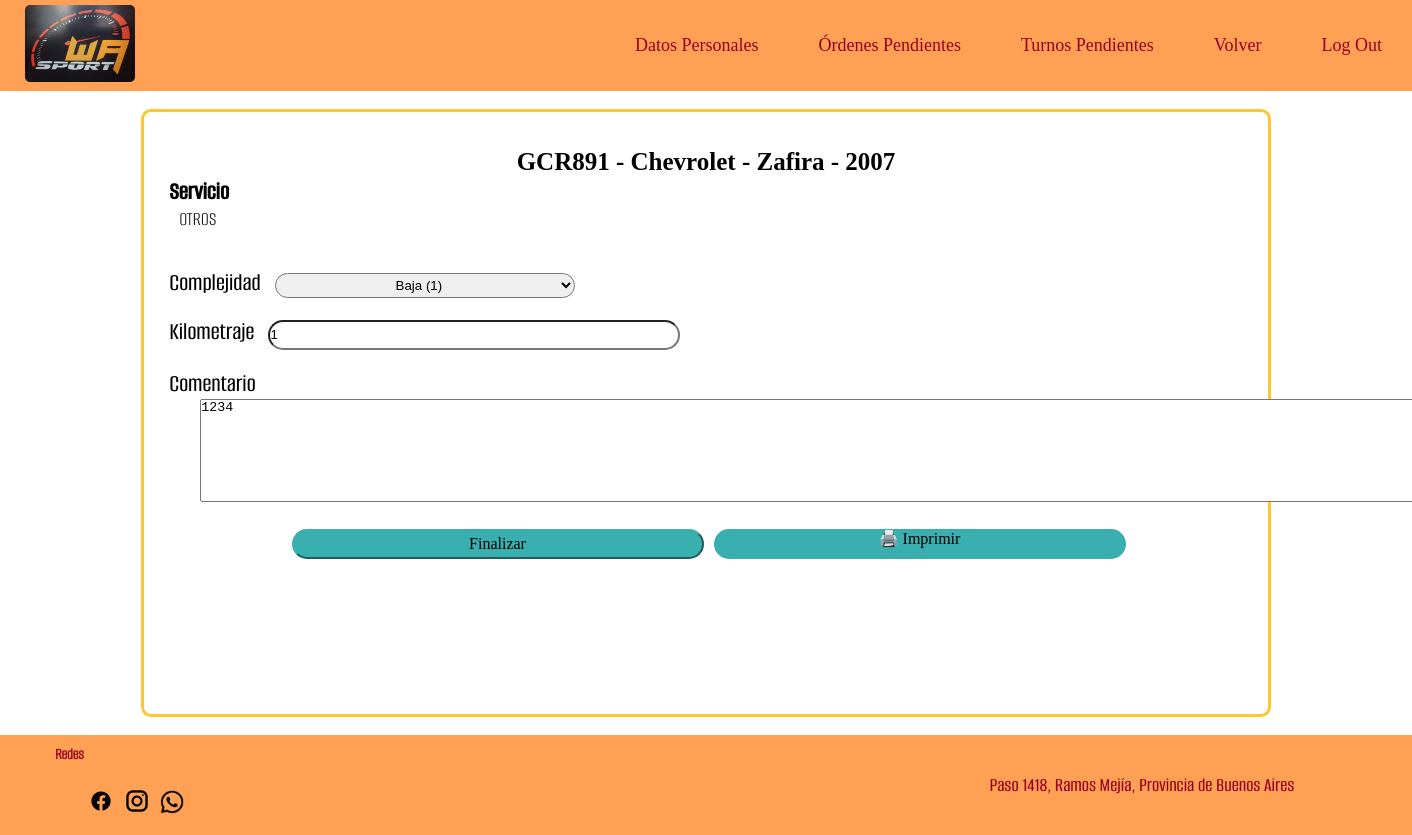
The app's page /ordenes_pendientes.php?orden=17 (signed in) with its own data.
### tables this page shows
CREATE TABLE `ordenes` (
  `orden_numero` int(11) NOT NULL,
  `orden_fecha` varchar(255) NOT NULL,
  `vehiculo_patente` varchar(10) NOT NULL,
  `orden_costo` decimal(8,2) DEFAULT NULL
);

CREATE TABLE `vehiculos` (
  `vehiculo_patente` varchar(10) NOT NULL,
  `cliente_DNI` varchar(10) NOT NULL,
  `vehiculo_marca` varchar(10) NOT NULL,
  `vehiculo_modelo` varchar(10) NOT NULL,
  `vehiculo_anio` varchar(4) DEFAULT NULL,
  `vehiculo_color` varchar(10) DEFAULT NULL,
  `vehiculo_motor` varchar(10) DEFAULT NULL
);

CREATE TABLE `servicios` (
  `servicio_codigo` varchar(5) NOT NULL,
  `servicio_nombre` varchar(35) NOT NULL,
  `servicio_descripcion` varchar(100) NOT NULL,
  `servicio_costo` decimal(8,2) NOT NULL
);

CREATE TABLE `orden_trabajo` (
  `orden_numero` int(11) NOT NULL,
  `servicio_codigo` varchar(5) NOT NULL,
  `complejidad` int(11) NOT NULL,
  `costo_ajustado` decimal(8,2) DEFAULT NULL,
  `orden_kilometros` int(10) UNSIGNED NOT NULL,
  `orden_comentario` varchar(255) NOT NULL,
  `orden_estado` tinyint(1) NOT NULL,
  `mecanico_DNI` varchar(15) DEFAULT NULL,
  `turno_id` int(11) DEFAULT NULL,
  `factura_id` int(11) DEFAULT NULL
);

### ordenes_pendientes.php (the view, shortened to what this page needs)
<?php
require_once 'conexion_base.php';
$modalFinalizado = false;
$datosOrden = [];
try {
    $ordenNum = trim($_GET['orden'] ?? '');
    if (empty($ordenNum)) {
        $modalError = true;
        $mensajeModal = "No se especificó el número de orden.";
    } else {
        $stmt = $conexion->prepare(" SELECT o.orden_numero, o.vehiculo_patente, o.orden_fecha,
                   v.vehiculo_marca, v.vehiculo_modelo, v.vehiculo_anio,
                   s.servicio_nombre, ot.complejidad, ot.orden_kilometros,
                   ot.orden_comentario, ot.orden_estado
            FROM ordenes o
            JOIN vehiculos v ON o.vehiculo_patente = v.vehiculo_patente
            JOIN orden_trabajo ot ON o.orden_numero = ot.orden_numero
            JOIN servicios s ON ot.servicio_codigo = s.servicio_codigo
            WHERE o.orden_numero = :orden
        ");
        $stmt->execute(['orden' => $ordenNum]);
        if ($stmt->rowCount() === 0) {
            $modalError = true;
            $mensajeModal = "La orden no existe.";
        } else {
            $datosOrden = $stmt->fetch(PDO::FETCH_ASSOC);
        }
    }
} catch (PDOException $e) {
    $modalError = true;
    $mensajeModal = "Error en la base de datos: " . $e->getMessage();
}
?>
<!DOCTYPE html>
<html lang="es">
<head>
    <link rel="stylesheet" href="estilopagina.css?v=<?= time() ?>">
</head>
<body>
    <?php include("nav_mecanico.php"); ?>
    <br>
    <?php if (!empty($datosOrden) && !$modalFinalizado): ?>
    <section class="orden_prendiente">
        <br><br>
        <h2 class="recepcion_titulos">
            <?= htmlspecialchars($datosOrden['vehiculo_patente']) ?> -
            <?= htmlspecialchars($datosOrden['vehiculo_marca']) ?> -
            <?= htmlspecialchars($datosOrden['vehiculo_modelo']) ?> -
            <?= htmlspecialchars($datosOrden['vehiculo_anio']) ?>
        </h2>
        <form method="post" class="form_ordenpen">
            <h2>Servicio</h2>
            <p> <?= htmlspecialchars($datosOrden['servicio_nombre']) ?></p>
            <br><br>
            <label for="complejidad">Complejidad</label>
            <select name="complejidad" id="complejidad" class="ordpen_compl">
                <option value="1" <?= $datosOrden['complejidad'] == 1 ? 'selected' : '' ?>>Baja (1)</option>
            </select>
            <br><br>
            <label for="orden_kilometros">Kilometraje</label>
            <input type="text" name="orden_kilometros" id="orden_kilometros" class="kil_form1" value="<?= htmlspecialchars($datosOrden['orden_kilometros']) ?>" required>
            <br><br>
            <label for="orden_comentario"> Comentario</label>
            <br>
            <textarea name="orden_comentario" id="orden_comentario" style="height: 103px; width: 1231px; margin-left: 5%;"><?= htmlspecialchars($datosOrden['orden_comentario']) ?></textarea>
            <br><br>
            <div class="bot_ordpen">
                <input class="ordpen_fin" type="submit" value="Finalizar" name="finalizar">
                <a href="exportar_pdf_orden.php?orden=<?= htmlspecialchars($datosOrden['orden_numero']) ?>"
                target="_blank" class="imprimir_ordpen" >
                    🖨️ Imprimir
                </a>
            </div>
        </form>
    </section>
    <?php endif; ?>
    <br>
    <?php include("piedepagina.php"); ?>
</body>
</html>

### estilopagina.css (style rules this page uses)
* { margin: 0; padding: 0; box-sizing: border-box; }
html, body { width: 100%; height: 100%; }
.kil_form1 { grid-column: 1/2;grid-row: 4/5; }
.orden_prendiente { min-height: 76vh; border-radius: 10px; border-color: rgb(255, 198, 49); border-style: solid; margin: auto 10% auto; }
.orden_prendiente h2 { font-family: 'Big_Shoulders_ExtraBold'; font-size: 25px; text-align: center; }
.form_ordenpen h2 { font-family: 'AlumniSans_Medium'; font-size: 25px; margin-left: 25px; text-align: start; }
.form_ordenpen p { font-family: 'AlumniSans_Light'; font-size: 20px; margin-left: 35px; text-align: start; }
.form_ordenpen label { font-family: 'AlumniSans_Medium'; font-size: 25px; margin-left: 25px; text-align: start; }
.form_ordenpen input { width: 412px; height: 30px; border-radius: 20px; align-content: center; margin-left: 10px; }
.ordpen_compl { width: 300px; height: 25px; text-align: center; border-radius: 20px; margin-left: 10px; }
.bot_ordpen { display: flex; flex-direction: row; justify-content: center; align-items: center; }
.ordpen_fin { border-radius: 40px; background-color: #3AAFAF; border-color:#3AAFAF; margin: 5px; width: 188px; height: 34.67px; font-family: 'Big_Shoulders_Medium'; font-size: 16px; }
.imprimir_ordpen { text-align: center; text-decoration: none; border-radius: 40px; background-color: #3AAFAF; border-color:#3AAFAF; margin: 5px; width: 412px; height: 30px; font-family: 'Big_Shoulders_Medium'; font-size: 16px; color: #000; }

### records on screen
ordenes: vehiculo_patente "GCR891", vehiculo_patente.vehiculo_marca "Chevrolet", vehiculo_patente.vehiculo_modelo "Zafira", vehiculo_patente.vehiculo_anio "2007", servicios.servicio_nombre "OTROS", orden_kilometros "1", orden_comentario "1234"
orden_trabajo: complejidad "Baja (1)"
